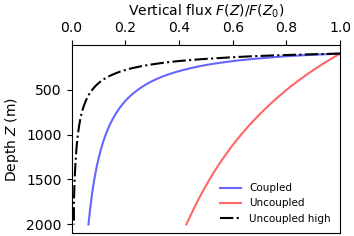

Write the Python code that produced this figure.
"""Script for plotting Figure S8 of the paper
"Sinking enhances the degradation of organic particle by marine bacteria"
Uria Alcolombri, François J. Peaudecerf, Vicente Fernandez, Lars Behrendt, Kang Soo Lee, Roman Stocker
Nature Geosciences (2021)

It shows how a uniform high degradation rate compares to the dynamic coupling
of flow speed and degradation implemented in our reference model.

See caption of Figure S8 in Extended Data for more details.

Author: Francois Peaudecerf
Creation: 08.10.2019

History of modification
08.10.2019: creation
26.11.2019: change of default parameter values and figure formatting
17.12.2019: further figure editing
30.06.2021: editing for publication on Github
"""
# from __future__ import division
import numpy as np
import matplotlib.pyplot as plt
import matplotlib.gridspec as gridspec
import matplotlib as matplotlib
import sys,os
sys.path.append(os.path.realpath('..'))
from scipy import stats
import utils
from params import *
from dynamic_laws import *

########## Preamble ##############

# width of figure in mm
mm_w = 150
# height of figure in mm
mm_h = 120
 
def mm2inch(value):
    return value/25.4
 
# definition of fontsize
fs = 10
matplotlib.rcParams.update({'font.size': fs})
 
# linewidth
lw = 1.0
 
# pad on the outside of the gridspec box
pad = 0.2
 
# extension for figures
ext = 'png'


##### Computing the vertical fluxes #####

# we compute the results for the flux on a range of z
print('Reference size R_0 = {:.2e} m'.format(R_0))
print('Minimum radius R_l = {:.2e} m'.format(R_l))
print('Maximum radius R_g = {:.2e} m'.format(R_g))
zfmax = 20*z_0
Nzf = 190
azf = np.linspace(z_0, zfmax, num=Nzf+1, endpoint=True)

FAm_nr_ref = []
FAm_nr = []
FAm_nr_refhigh = []

# we consider the rate of radius change applied to the largest particle at the initial depth as
# a uniform high rate to see how it compares to the more complex feedback
gamma_high = + gamma + gamma2*np.power(B,delta)*np.power(R_g,delta*(1.0 + omega))

print('#####################################################################################')
print('Computation of vertical flux of POC in ref, feedback, and ref high cases with depth z')
print('#####################################################################################')
for zf in azf:
    print('zf = {:.0f} m'.format(zf))
    FAm_nr.append(FA_z_m_flowbis(zf, z_0, B, omega, gamma, gamma2, E, chi, rho_dry, delta, C, R_l, R_g, beta,R_0))
    FAm_nr_ref.append(FA_z_m_flow_refbis(zf, z_0, B, omega, gamma, E, chi, rho_dry, delta, C, R_l, R_g, beta,R_0))
    # we need an extra long time range for reaching 2000m with the high uniform degradation rate
    FAm_nr_refhigh.append(FA_z_m_flow_refbis(zf, z_0, B, omega, gamma_high, E, chi, rho_dry, delta, C, R_l, R_g, beta,10*R_0))


FAm_nr = np.asarray(FAm_nr)
FAm_nr_ref = np.asarray(FAm_nr_ref)
FAm_nr_refhigh = np.asarray(FAm_nr_refhigh)

# We attempt a power law fit, following Martin et al and enforcing the
# initial value at z_0
slope, intercept, r_value, p_value, std_err = stats.linregress(np.log(azf/z_0),np.log(FAm_nr/FAm_nr[0]))
slope_ref, intercept_ref, r_value_ref, p_value_ref, std_err_ref = stats.linregress(np.log(azf/z_0),np.log(FAm_nr_ref/FAm_nr_ref[0]))
slope_refhigh, intercept_refhigh, r_value_refhigh, p_value_refhigh, std_err_refhigh = stats.linregress(np.log(azf/z_0),np.log(FAm_nr_refhigh/FAm_nr_ref[0]))

plot = 0
print('feedback case')
print("slope: %f    intercept: %f" % (slope, intercept))
print("r-squared: %f" % r_value**2)
print('reference case')
print("slope: %f    intercept: %f" % (slope_ref, intercept_ref))
print("r-squared: %f" % r_value_ref**2)
print('reference case high degradation')
print("slope: %f    intercept: %f" % (slope_refhigh, intercept_refhigh))
print("r-squared: %f" % r_value_refhigh**2)
if plot ==1:
    figtemp = plt.figure(figsize = (mm2inch(0.6*mm_w), mm2inch(0.5*mm_h))) 
    gstemp = gridspec.GridSpec(1,1)
    axtemp = figtemp.add_subplot(gstemp[0,0])

    axtemp.plot(np.log(FAm_nr/FAm_nr[0]),np.log(azf/z_0),'.r', label = 'model')
    axtemp.plot(intercept + slope*np.log(azf/z_0), np.log(azf/z_0), 'k--', label='fitted line')
    axtemp.plot(np.log(FAm_nr_ref/FAm_nr_ref[0]),np.log(azf/z_0),'.b', label = 'model ref')
    axtemp.plot(intercept_ref + slope_ref*np.log(azf/z_0), np.log(azf/z_0), 'g--', label='fitted line ref')
    axtemp.plot(np.log(FAm_nr_refhigh/FAm_nr_ref[0]),np.log(azf/z_0),'.g', label = 'model ref high')
    axtemp.plot(intercept_refhigh + slope_refhigh*np.log(azf/z_0), np.log(azf/z_0), 'm--', label='fitted line ref high')
    
    plt.legend()
    plt.show()
    plt.close()

# #### Plotting #####


fig = plt.figure(figsize = (mm2inch(0.6*mm_w), mm2inch(0.5*mm_h))) 
gs = gridspec.GridSpec(1,1)
ax = fig.add_subplot(gs[0,0])

ax.plot(FAm_nr/FAm_nr[0], azf, color = [0.4,0.4,1.0], linestyle = '-', marker = 'None',label='Coupled')

ax.plot(FAm_nr_ref/FAm_nr[0],  azf, color = [1.0,0.4,0.4], linestyle = '-', marker = 'None', label='Uncoupled')

ax.plot(FAm_nr_refhigh/FAm_nr[0],  azf, color = 'k', linestyle = '-.', marker = 'None', label='Uncoupled high')


# #####

ax.set_xlabel(r'Vertical flux $F(Z)/F(Z_0)$')
ax.set_ylabel(r'Depth $Z \;(\mathrm{m})$')

ax.invert_yaxis()
ax.xaxis.tick_top()
ax.xaxis.set_label_position('top') 

# Setting axes limits
ax.set_xlim([0,1.0])

plt.legend(loc = 0, fontsize = 7.5, edgecolor = 'none')

gs.tight_layout(fig, rect = [0.0, 0.0, 1.0, 1.0],  h_pad = 0.0, w_pad = 0.0, pad = pad)

# plt.show()
# plt.close()
# exit()
utils.save("FigureS8", ext=ext, close=True, verbose=True)




